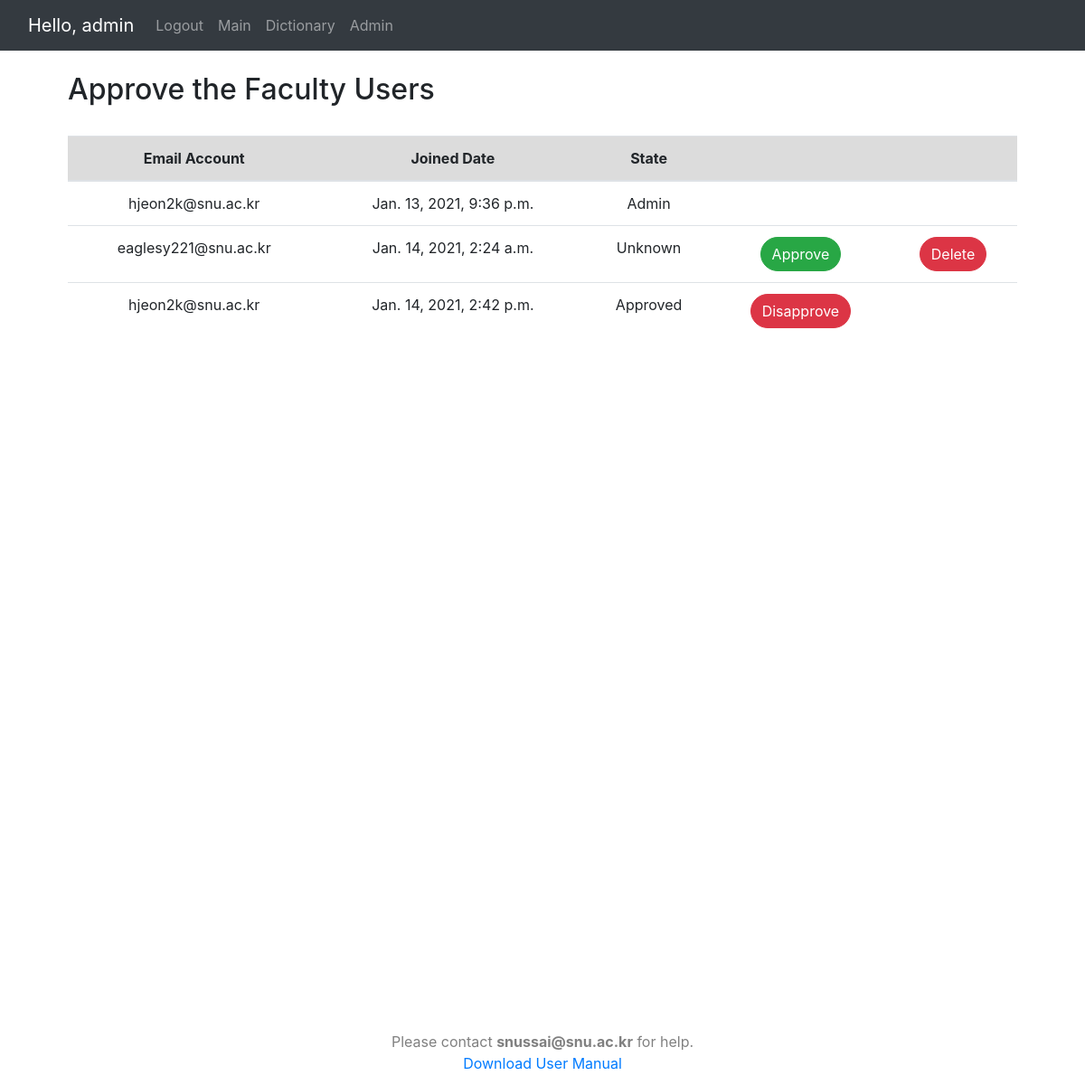
The page /userlist/ (signed in) on the database its author committed.
### accounts/models.py (models this page shows)
class User(AbstractUser):
    pw_changing = models.BooleanField(default=False)

### core/views.py (the view)
# urls.py: path('userlist/', UserList.as_view(), name='userlist'),
class UserList(LoginRequiredMixin, ListView):
    model = User
    def get_queryset(self):
        user = self.request.user
        queryset = User.objects.all()
        if not user.is_superuser:
            queryset = None
        return queryset

### accounts/templates/accounts/user_list.html (shortened to what this page needs)
{% extends "base.html" %}
{% block content %}
<h2>Approve the Faculty Users</h2><br>
    <table class="table">
        <thead>
            <tr bgcolor="#DCDCDC" align="center">
                <th>Email Account</th>
                <th>Joined Date</th>
                <th>State</th>
		<th> </th>
		<th> </th>
            </tr>
	</thead>
        {% for query in object_list %}
            <tr valign="center" align="center">
            <td>{{query.email}}</td>
            <td>{{query.date_joined}}</td>
	    <td>{% if query.is_superuser %}Admin
		    {% else %}
		    {% if query.groups.all %}Approved
		    {% else %}Unknown{% endif %}{% endif %}</td>
	    <td>{% if not query.is_superuser %}
		    <form method="POST" action="{% url "user-approve" query.username %}">
			{%if not query.groups.all %}
		    <button class="btn btn-success" type="submit" style="border-radius: 20px"
			  name="action" value="approve">Approve</button></form></td>
	    {% else %}
	    		<button class="btn btn-danger" type="submit" style="border-radius: 20px"
                          name="action" value="approve">Disapprove</button></form></td>
  		{%endif%}
	    {% endif %}
	    </td>
	    <td>{% if not query.is_superuser %}{% if not query.groups.all %}
		    <form method="POST" action="{% url "user-delete" query.username %}">
		    <button class="btn btn-danger" type="submit" style="border-radius: 20px"
			 name="action" value="delete">Delete</button></form></td>
	    {% endif %}{% endif %}
	    </td>
            </tr>
        {% endfor %}
    </table>
{% endblock %}

### core/templates/base.html (shortened to what this page needs)
{% load static %}
<!doctype html>
<html lang="en">
  <head>
    <link href="{% static 'bootstrap_min.css'%}" rel="stylesheet">
    <link href="{% static 'base.css'%}" rel="stylesheet">
  </head>
  <body>
    <nav class="navbar navbar-expand-md sticky-top navbar-dark bg-dark mb-4">
    <div class="container-fluid">
      <a class="navbar-brand" style="color: white">Hello, {{user.username}}</a>
      <div class="collapse navbar-collapse" id="navbarCollapse">
        <ul class="navbar-nav mr-auto">
	  <li class="nav-item">
		  <a class="nav-link" href="{% url "logout" %}">Logout</a></li>
          <li class="nav-item">
		  <a class="nav-link" href="{% url 'home' %}">Main</a></li>
	  <li class="nav-item">
		  <a class="nav-link" href="{% url 'wordset' %}">Dictionary</a></li>
	  {% if user.is_superuser %}
	  <li class="nav-item">
                  <a class="nav-link" href="{% url 'userlist' %}">Admin</a></li>
	  {% endif %}
        </ul>
      </div>
    </div>
    </nav>
    <main role="main" class="container" style="width:90%;">
{% block content %}
{% endblock %}
    </main>
    <div class="footer-custom">
	    Please contact  <b>snussai@snu.ac.kr</b>  for help.
	<a href="/static/User_manual.pdf"style="text-decoration:none;" download>
   <br>Download User Manual</br>
</a>
   </div>
  </body>
</html>

### static/base.css (style rules this page uses)
body { min-height: 75rem; }
.footer-custom { width:100%; height:60px; position:fixed; bottom:0; background:white; text-align: center; color: grey; }

### rows shown on the page
User: username "admin", email "hjeon2k@snu.ac.kr", date_joined "Jan. 13, 2021, 9:36 p.m.", is_superuser "Admin"
User: email "eaglesy221@snu.ac.kr", date_joined "Jan. 14, 2021, 2:24 a.m.", is_superuser "Unknown"
User: email "hjeon2k@snu.ac.kr", date_joined "Jan. 14, 2021, 2:42 p.m.", is_superuser "Approved"
